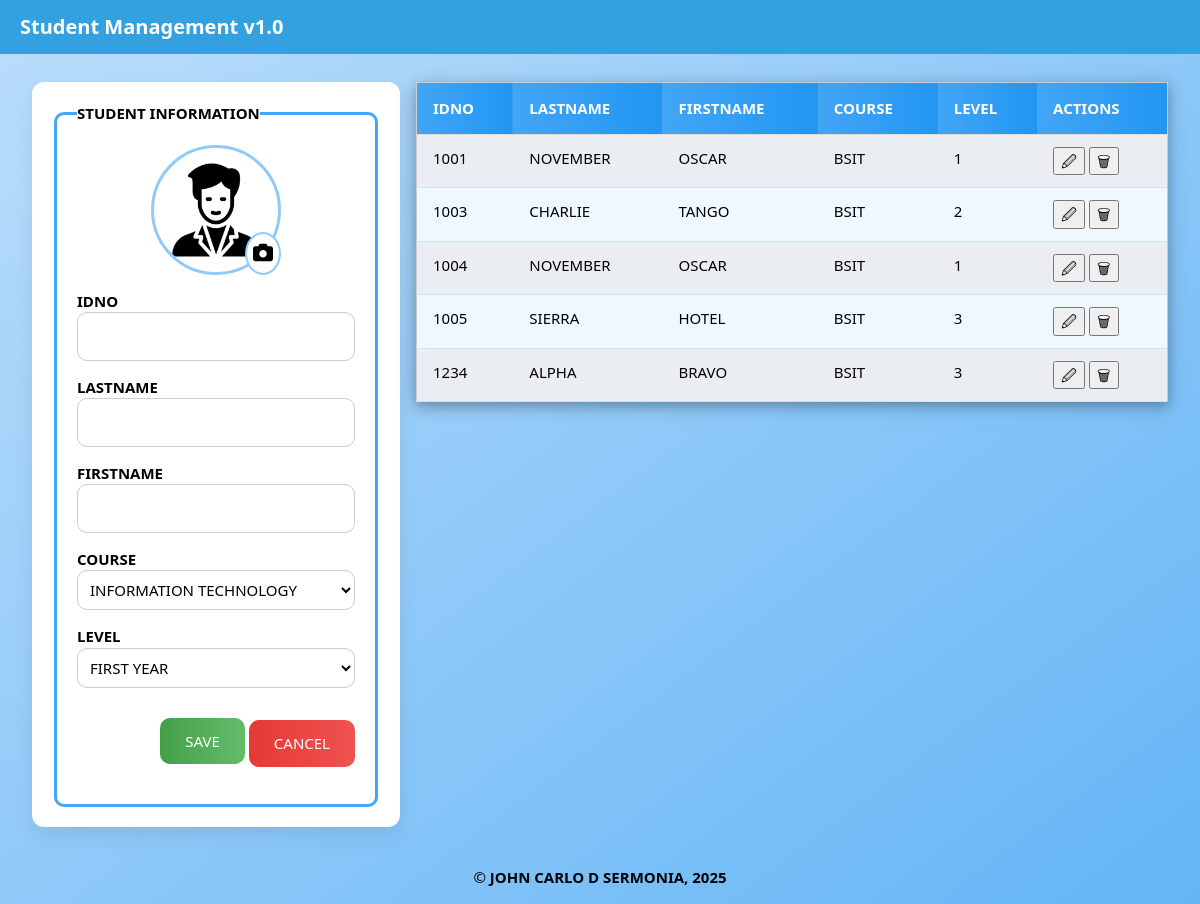
The page / on the database its author committed.
### tables this page shows
CREATE TABLE students(id integer primary key autoincrement,idno varchar(10),lastname varchar(25), firstname varchar(25),course varchar(25),level varchar(5), image varchar(25));

### app.py (the view)
@app.route("/")
def index():
    students = getall("students")
    return render_template("index.html", studentlist=students)

### db/dbhelper.py (called while the page is built)
def _get_conn():
    conn = connect(database)
    conn.row_factory = Row
    return conn

def getprocess(sql: str, vals: List[Any]) -> List[Row]:
    conn = _get_conn()
    cursor = None
    try:
        cursor = conn.cursor()
        cursor.execute(sql, vals)
        data = cursor.fetchall()
        return data
    finally:
        if cursor:
            try:
                cursor.close()
            except Exception:
                pass
        if conn:
            try:
                conn.close()
            except Exception:
                pass

def getall(table: str) -> List[Row]:
    sql: str = f"SELECT * FROM `{table}`"
    return getprocess(sql, [])

### templates/index.html (shortened to what this page needs)
{% extends "base.html" %}
{% block content %}
<div class="w3-row-padding">
    <div class="w3-third w3-margin-bottom">
        <div class="w3-card-4 w3-container s3-padding form-card">
            <fieldset>
                <legend><b>STUDENT INFORMATION</b></legend>
                <form enctype="multipart/form-data" method="post" action="/add">
<center>
    <div class="avatar-container">
        <img id="avatarPreview"
            data-default="{{ url_for('static', filename='images/account.png') }}"
            src="{{ url_for('static', filename='images/account.png') }}"
            alt="avatar">
        <span class="avatar-icon">
            <i class="fa-solid fa-camera"></i>
        </span>
    </div>
</center>
                    <p>
                        <label><b>IDNO</b></label>
                        <input type="number" name="idno" id="idno" class="w3-input w3-border">
                    </p>
                    <p>
                        <label><b>LASTNAME</b></label>
                        <input type="text" name="lastname" id="lastname" class="w3-input w3-border">
                    </p>
                    <p>
                        <label><b>FIRSTNAME</b></label>
                        <input type="text" name="firstname" id="firstname" class="w3-input w3-border">
                    </p>
                    <p>
                        <label><b>COURSE</b></label>
                        <select name="course" id="course" class="w3-input w3-border">
                            <option value="bsit">INFORMATION TECHNOLOGY</option>
                        </select>
                    </p>
                    <p>
                        <label><b>LEVEL</b></label>
                        <select name="level" id="level" class="w3-input w3-border">
                            <option value="1">FIRST YEAR</option>
                        </select>
                    </p>
                    <p class="w3-right">
                        <input type="submit" value="SAVE" class="w3-button w3-blue">
                        <input type="reset" value="CANCEL" class="w3-button w3-green">
                    </p>
                </form>
            </fieldset>
        </div>
    </div>
    <div class="w3-twothird w3-container">
        <table class="w3-table-all w3-card-4">
            <tr>
                <th>IDNO</th>
                <th class="w3-hide-small w3-hide-medium">LASTNAME</th>
                <th class="w3-hide-small w3-hide-medium">FIRSTNAME</th>
                <th class="w3-hide-small w3-hide-medium">COURSE</th>
                <th class="w3-hide-small w3-hide-medium">LEVEL</th>
                <th>ACTIONS</th>
            </tr>
            {% for student in studentlist %}
            <tr
                data-idno="{{ student['idno'] }}"
                data-lastname="{{ student['lastname'] }}"
                data-firstname="{{ student['firstname'] }}"
                data-course="{{ student['course'] }}"
                data-level="{{ student['level'] }}"
                data-image="{{ student['image'] if student['image'] else '' }}"
            >
                <td>{{ student['idno'] }}</td>
                <td class="w3-hide-small w3-hide-medium">{{ student['lastname'].upper() }}</td>
                <td class="w3-hide-small w3-hide-medium">{{ student['firstname'].upper() }}</td>
                <td class="w3-hide-small w3-hide-medium">{{ student['course'].upper() }}</td>
                <td class="w3-hide-small w3-hide-medium">{{ student['level'] }}</td>
                <td>
                    <button type="button" class="edit-btn">&#128393;</button>
                    <button type="button" class="delete-btn">&#128465;</button>
                </td>
            </tr>
            {% endfor %}
        </table>
    </div>
</div>
{% endblock %}

### templates/base.html (shortened to what this page needs)
<!DOCTYPE html>
<html lang="en">
    <head>
		<link rel="stylesheet" href="https://cdnjs.cloudflare.com/ajax/libs/font-awesome/6.5.0/css/all.min.css">
        <link rel="stylesheet" href="{{ url_for('static', filename='css/w3.css') }}">
        <link rel="stylesheet" href="{{ url_for('static', filename='css/style.css') }}">
    </head>
    <body>
        <div class="w3-bar w3-container" style="position:sticky;top:0;background-color:#33A1E0;color:white;padding:12px 20px;z-index:1000;">
            <h4 style="margin:0;text-align:left;"><b>Student Management v1.0</b></h4>
        </div>
        <div class="w3-container w3-padding">
            {% block content %}
            {% endblock %}
        </div>
        <p style="text-align:center;">
            &copy;<b> JOHN CARLO D SERMONIA, 2025 </b>
        </p>
    </body>
</html>

### static/css/w3.css (style rules this page uses)
*,*:before,*:after { box-sizing:inherit }
html { -ms-text-size-adjust:100%;-webkit-text-size-adjust:100% }
body { margin:0 }
b,strong { font-weight:bolder }
img { border-style:none }
button,input,select,textarea,optgroup { font:inherit;margin:0 }
button,input { overflow:visible }
button,select { text-transform:none }
button,[type=button],[type=reset],[type=submit] { -webkit-appearance:button }
fieldset { border:1px solid #c0c0c0;margin:0 2px;padding:.35em .625em .75em }
legend { color:inherit;display:table;max-width:100%;padding:0;white-space:normal }
html,body { font-family:Verdana,sans-serif;font-size:15px;line-height:1.5 }
html { overflow-x:hidden }
h4 { font-size:20px }
h1,h2,h3,h4,h5,h6 { font-family:"Segoe UI",Arial,sans-serif;font-weight:400;margin:10px 0 }
img { vertical-align:middle }
.w3-table,.w3-table-all { border-collapse:collapse;border-spacing:0;width:100%;display:table }
.w3-table-all { border:1px solid #ccc }
.w3-bordered tr,.w3-table-all tr { border-bottom:1px solid #ddd }
.w3-table-all tr:nth-child(odd) { background-color:#fff }
.w3-table-all tr:nth-child(even) { background-color:#f1f1f1 }
.w3-table td,.w3-table th,.w3-table-all td,.w3-table-all th { padding:8px 8px;display:table-cell;text-align:left;vertical-align:top }
.w3-table th:first-child,.w3-table td:first-child,.w3-table-all th:first-child,.w3-table-all td:first-child { padding-left:16px }
.w3-btn,.w3-button { border:none;display:inline-block;padding:8px 16px;vertical-align:middle;overflow:hidden;text-decoration:none;color:inherit;background-color:inherit;text-align:center;cursor:pointer;white-space:nowrap }
.w3-btn,.w3-button { -webkit-touch-callout:none;-webkit-user-select:none;-khtml-user-select:none;-moz-user-select:none;-ms-user-select:none;user-select:none }
.w3-input { padding:8px;display:block;border:none;border-bottom:1px solid #ccc;width:100% }
.w3-bar { width:100%;overflow:hidden }
.w3-container:after,.w3-container:before,.w3-panel:after,.w3-panel:before,.w3-row:after,.w3-row:before,.w3-row-padding:after,.w3-row-padding:before, .w3-cell-row:before,.w3-cell-row:after,.w3-clear:after,.w3-clear:before,.w3-bar:before,.w3-bar:after { content:"";display:table;clear:both }
.w3-col,.w3-half,.w3-third,.w3-twothird,.w3-threequarter,.w3-quarter { float:left;width:100% }
@media (min-width:601px) { .w3-col.m4,.w3-third { width:33.33333% } }
@media (min-width:601px) { .w3-col.m8,.w3-twothird { width:66.66666% } }
.w3-row-padding,.w3-row-padding>.w3-half,.w3-row-padding>.w3-third,.w3-row-padding>.w3-twothird,.w3-row-padding>.w3-threequarter,.w3-row-padding>.w3-quarter,.w3-row-padding>.w3-col { padding:0 8px }
.w3-container,.w3-panel { padding:0.01em 16px }
.w3-card-4,.w3-hover-shadow:hover { box-shadow:0 4px 10px 0 rgba(0,0,0,0.2),0 4px 20px 0 rgba(0,0,0,0.19) }
.w3-border { border:1px solid #ccc!important }
.w3-margin-bottom { margin-bottom:16px!important }
.w3-padding { padding:8px 16px!important }
.w3-right { float:right!important }
.w3-blue,.w3-hover-blue:hover { color:#fff!important;background-color:#2196F3!important }
.w3-green,.w3-hover-green:hover { color:#fff!important;background-color:#4CAF50!important }

### rows shown on the page
students: idno "1001", lastname "NOVEMBER", firstname "OSCAR", course "BSIT", level "1"
students: idno "1003", lastname "CHARLIE", firstname "TANGO", course "BSIT", level "2"
students: idno "1004", lastname "NOVEMBER", firstname "OSCAR", course "BSIT", level "1"
students: idno "1005", lastname "SIERRA", firstname "HOTEL", course "BSIT", level "3"
students: idno "1234", lastname "ALPHA", firstname "BRAVO", course "BSIT", level "3"
